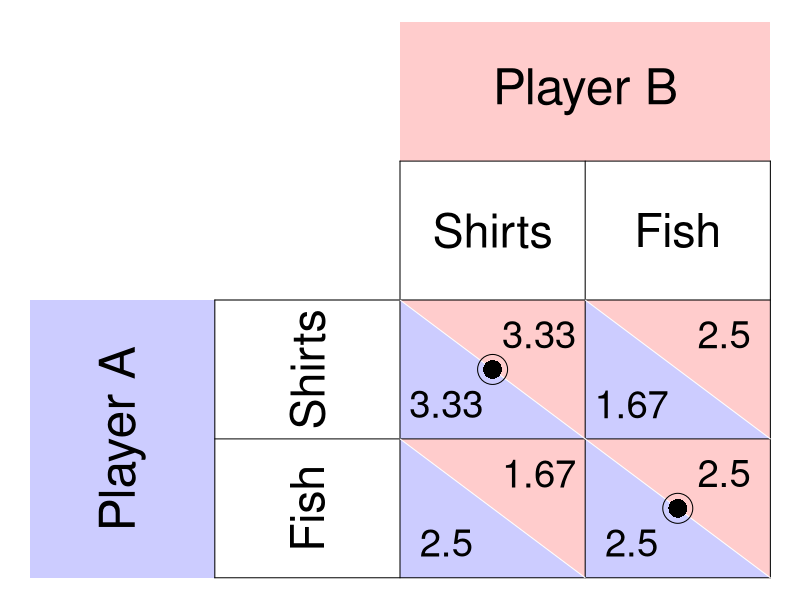

This figure's R source:
require(ggplot2)
require(shape)
pdf(file = "specprodexch/matrix_eos_fish_shirts.pdf", width = 9, height = 7)

par(mar =  c(0, 0, 0, 0))
xlims <- c(0, 8)
ylims <- c(0, 8)

#TextSizes
PlayerSize <- 3
StratSize <- 2.8
PayoffSize <- 2.3
p1fadelevel <- 0.2
p2fadelevel <- 0.2


#Payoffs are listed as c("NW", "SW", "NE", "SE")

#Considerations for Player 1
P1Name <- c("Player A")
P1Strat <- c("Shirts", "Fish")
P1Payoffs <- c("3.33", "2.5", "1.67", "2.5")
P1BR1 <- c("NW") #Must be NW or SW - the BR prints accordingly. 
P1BR2 <- c("SE") #Must be NE or SE - the BR prints accordingly. 
#NW = (5, 3); SW = (5,1); NE = (7, 3); SE = (7, 1)
P1bestsize <- 2.5 #Adjusts size of point indicating best response of P1

#Considerations for Player 2
P2Name <- c("Player B")
P2Strat <- c("Shirts", "Fish")
P2Payoffs <- c("3.33", "1.67", "2.5", "2.5")
P2BR1 <- c("NW") #Must be NW or SW - the BR prints accordingly. 
P2BR2 <- c("SE") #Must be NE or SE - the BR prints accordingly. 
P2bestsize <- 4 #Adjusts size of circle indicating best response of P2

plot(0, 0, xlim = xlims, ylim = ylims, type = "n",
     xlab = expression(""),
     ylab = expression(""),
     xaxt = "n", 
     yaxt = "n", 
     cex.lab = 2, 
     bty = "n")



#Color and label for Player 1 and their strategies
polygon(c(0,0,2,2,0), c(0,4,4,0,0), col=rgb(0, 0, 1, p1fadelevel), density=NULL, border = NA)
text(1, 2, P1Name[1], srt = 90, cex = PlayerSize)

text(3, 3, P1Strat[1], cex = StratSize, srt = 90)
text(3, 1, P1Strat[2], cex = StratSize, srt = 90)


#Color and label for Player 2
polygon(c(4,4,8,8,4), c(8,6,6,8,8), col=rgb(1, 0, 0, p2fadelevel), density=NULL, border = NA)
text(6, 7, P2Name[1], cex = PlayerSize)

text(5, 5, P2Strat[1], cex = StratSize)
text(7, 5, P2Strat[2], cex = StratSize)

#NorthWest cell 
#P1
polygon(c(4,4,6,4), c(4,2,2,4), col=rgb(0, 0, 1, p1fadelevel), density=NULL, border = NA)
#P2
polygon(c(4,6,6,4), c(4,4,2,4), col=rgb(1, 0, 0, p2fadelevel), density=NULL, border = NA)

#P1
text(4.5, 2.5, P1Payoffs[1], cex = PayoffSize)
#P2
text(5.5, 3.5, P2Payoffs[1], cex = PayoffSize)

#SouthWest cell  
#P1
polygon(c(4,4,6,4), c(2,0,0,2), col=rgb(0, 0, 1, p1fadelevel), density=NULL, border = NA)
#P2
polygon(c(4,6,6,4), c(2,2,0,2), col=rgb(1, 0, 0, p2fadelevel), density=NULL, border = NA)

#P1
text(4.5, 0.5, P1Payoffs[2], cex = PayoffSize)
#P2
text(5.5, 1.5, P2Payoffs[2], cex = PayoffSize)


#NorthEast cell 
#P1
polygon(c(6,6,8,6), c(4,2,2,4), col=rgb(0, 0, 1, p1fadelevel), density=NULL, border = NA)
#P2
polygon(c(6,8,8,6), c(4,4,2,4), col=rgb(1, 0, 0, p2fadelevel), density=NULL, border = NA)
#P1
text(6.5, 2.5, P1Payoffs[3], cex = PayoffSize)
#P2
text(7.5, 3.5, P2Payoffs[3], cex = PayoffSize)

#SouthEast cell 
#P1
polygon(c(6,6,8,6), c(2,0,0,2), col=rgb(0, 0, 1, p1fadelevel), density=NULL, border = NA)
#P2
polygon(c(6,8,8,6), c(2,2,0,2), col=rgb(1, 0, 0, p2fadelevel), density=NULL, border = NA)
#P1
text(6.5, 0.5, P1Payoffs[4], cex = PayoffSize)
#P2
text(7.5, 1.5, P2Payoffs[4], cex = PayoffSize)


#Lines for the Table
segments(8, 0, 8, 6, lty = 1, col = "black")
segments(4, 6, 8, 6, lty = 1, col = "black")
segments(2, 0, 2, 4, lty = 1, col = "black")
segments(2, 0, 8, 0, lty = 1, col = "black")
segments(2, 4, 8, 4, lty = 1, col = "black")
segments(4, 0, 4, 6, lty = 1, col = "black")
segments(2, 2, 8, 2, lty = 1, col = "black")
segments(6, 0, 6, 6, lty = 1, col = "black")

#Diagonals
#NW
segments(4, 4, 6, 2, lty = 1, col = "white")
#NE
segments(6, 4, 8, 2, lty = 1, col = "white")
#SW
segments(4, 2, 6, 0, lty = 1, col = "white")
#Se
segments(6, 2, 8, 0, lty = 1, col = "white")


#Best responses 
#P1 
if (P1BR1[1] == "NW"){
  points(5, 3, pch = 16, col = "black", cex = P1bestsize)
} else{points(5, 1, pch = 16, col = "black", cex = P1bestsize)
}

if (P1BR2[1] == "NE"){
  points(7, 3, pch = 16, col = "black", cex = P1bestsize)
} else{points(7, 1, pch = 16, col = "black", cex = P1bestsize)
}


#P2
if (P2BR1[1] == "NW"){
  points(5, 3, pch = 1, col = "black", cex = P2bestsize)
} else{points(7, 3, pch = 1, col = "black", cex = P2bestsize)
}

if (P2BR2[1] == "SW"){
  points(5, 3, pch = 1, col = "black", cex = P2bestsize)
} else{points(7, 1, pch = 1, col = "black", cex = P2bestsize)
}

dev.off()
